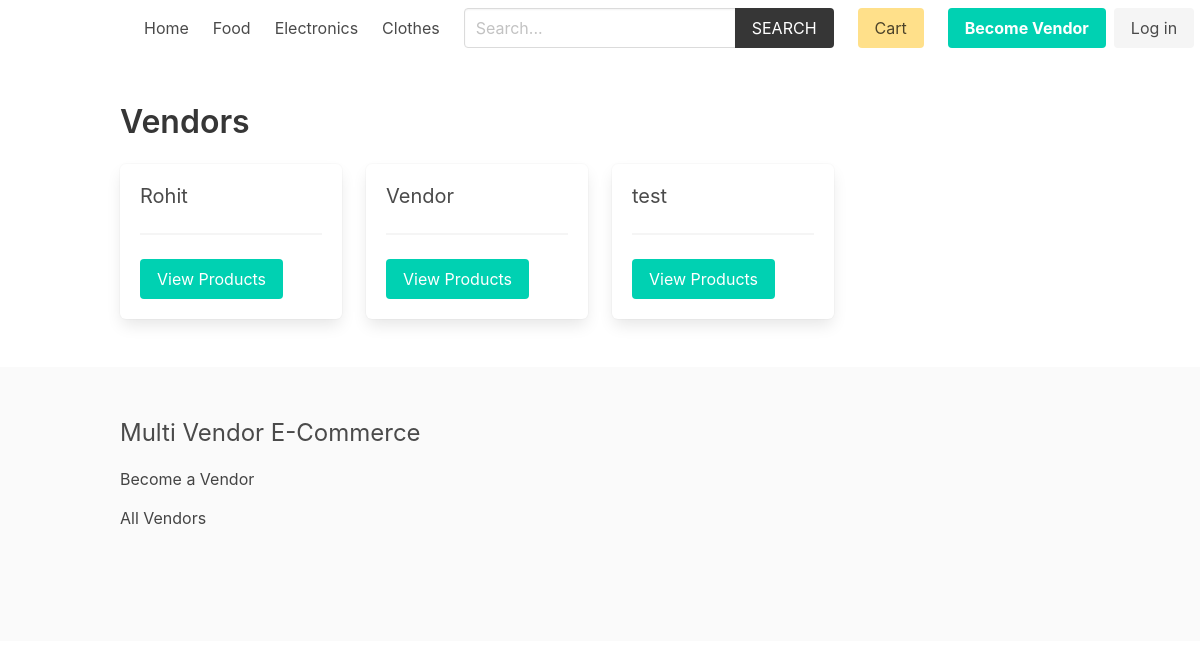
Screenshot of /vendor/ with the database file from the repository.
### product/models.py (models this page shows, shortened)
class Category(models.Model):
    title = models.CharField(max_length=50)
    slug = models.SlugField(max_length=55)
    ordering = models.IntegerField(default=0)
    class Meta:
        ordering = ['ordering']

### vendor/models.py (models this page shows, shortened)
class Vendor(models.Model):
    name = models.CharField(max_length=255)
    created_at = models.DateTimeField(auto_now_add=True)
    created_by = models.OneToOneField(User, related_name='vendor', on_delete=models.CASCADE)
    class Meta:
        ordering = ['name']

### vendor/views.py (the view)
# urls.py: path('', views.vendors, name="vendors"),
def vendors(request):
    vendors = Vendor.objects.all()
    return render(request, 'vendor/vendors.html', {'vendors': vendors})

### cart/cart.py (called while the page is built)
    def __len__(self):
        return sum(item['quantity'] for item in self.cart.values())

### cart/context_processors.py (called while the page is built)
def cart(request):
    return {'cart': Cart(request)}

### product/context_processors.py (called while the page is built)
def menu_categories(request):
    categories = Category.objects.all()
    return {'categories': categories}

### templates/vendor/vendors.html (shortened to what this page needs)
{% extends 'core/base.html' %}
{% block content %}
    <h1 class="title">Vendors</h1>
    <div class="columns is-multiline">
        {% for vendor in vendors %}
            <div class="column is-3">
                <div class="box">
                    <h2 class="subtitle">
                        {{ vendor.name }}
                    </h2>
                    <hr>
                    <a href="{% url 'vendor:vendor' vendor.id %}" class="button is-primary ">View Products</a>
                </div>
            </div>
        {% endfor %}
    </div>
{% endblock content %}

### templates/core/base.html (shortened to what this page needs)
{% load static %}
<!DOCTYPE html>
<html lang="en">
<head>
    <link rel="stylesheet" href="https://cdn.jsdelivr.net/npm/bulma@0.9.2/css/bulma.min.css">
    <link rel="stylesheet" href="{% static 'css/main.css' %}">
</head>
<body>
    <div class="container">
        <nav class="navbar" role="navigation" aria-label="main navigation">
            <div class="navbar-brand">
                <a class="navbar-item" href="{% url 'core:home' %}">
                </a>
            </div>
            <div id="navbarBasicExample" class="navbar-menu">
                <div class="navbar-start">
                <a class="navbar-item" href="{% url 'core:home' %}">
                    Home
                </a>
                {% for category in categories %}
                    <a class="navbar-item" href="{% url 'product:category' category.slug %}">
                        {{category.title}}
                    </a>
                {% endfor %}
                </div>
                <div class="navbar-start">
                    <div class="navbar-item">
                        <form method="get" action="{% url 'product:search' %}">
                            <div class="field has-addons">
                                <div class="control">
                                    <input type="search" name="query" id="" class="input" placeholder="Search...">
                                </div>
                                <div class="control">
                                    <button class="button is-dark is-uppercase">Search</button>
                                </div>
                            </div>
                        </form>
                    </div>
                </div>
                <div class="navbar-end">
                <div class="navbar-item">
                    <a href="{% url 'cart:cart' %}" class="button is-warning">Cart {% if cart %}({{cart|length}}){% endif %}</a>
                </div>
                {% if request.user.is_authenticated %}
                <div class="navbar-item has-dropdown is-hoverable">
                    <a class="navbar-link is-capitalized">
                    {{user.vendor.name}}
                    </a>
                    <div class="navbar-dropdown">
                    <a class="navbar-item" href="{% url 'vendor:vendor-admin' %}">
                        Profile
                    </a>
                    <a class="navbar-item" href="{% url 'vendor:edit-vendor' %}">
                        Update Profile
                    </a>
                    <a class="navbar-item" href="{% url 'vendor:add-product' %}">
                        Add Product
                    </a>
                    <hr class="navbar-divider">
                    <a class="navbar-item" href="{% url 'vendor:logout' %}">
                        Logout
                    </a>
                    </div>
                </div>
                {% else %}
                <div class="navbar-item">
                    <div class="buttons">
                        <a class="button is-primary" href="{% url 'vendor:become-vendor' %}">
                            <strong>Become Vendor</strong>
                        </a>
                        <a class="button is-light" href="{% url 'vendor:login' %}">
                            Log in
                        </a>
                    </div>
                </div>
                {% endif %}
                </div>
            </div>
            </nav>
    </div>
    <section class="section">
        <div class="container">
            {% block content %}{% endblock content %}
        </div>
    </section>
    <footer class="footer">
        <div class="container">
            <h3 class="is-size-4 mb-4">Multi Vendor E-Commerce</h3>
            {% if request.user.is_authenticated %}
                <a href="{% url 'vendor:vendor-admin' %}">Vendor Admin</a>
            {% else %}
                <a href="{% url 'vendor:become-vendor' %}">Become a Vendor</a>
            {% endif %}
            <br>
            <a href="{% url 'vendor:vendors' %}">All Vendors</a>
        </div>
    </footer>
</body>
</html>

### core/static/css/main.css (style rules this page uses)
.footer a { margin-bottom: 15px; display: inline-block; color: #444; }

### rows the page displays
Category: title "Food"
Category: title "Electronics"
Category: title "Clothes"
Vendor: name "Rohit"
Vendor: name "Vendor"
Vendor: name "test"
